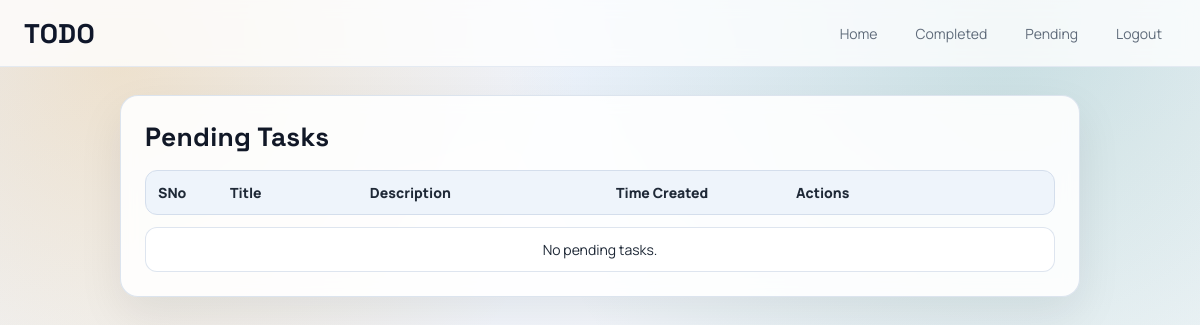
The app's page /pending (signed in), older data.
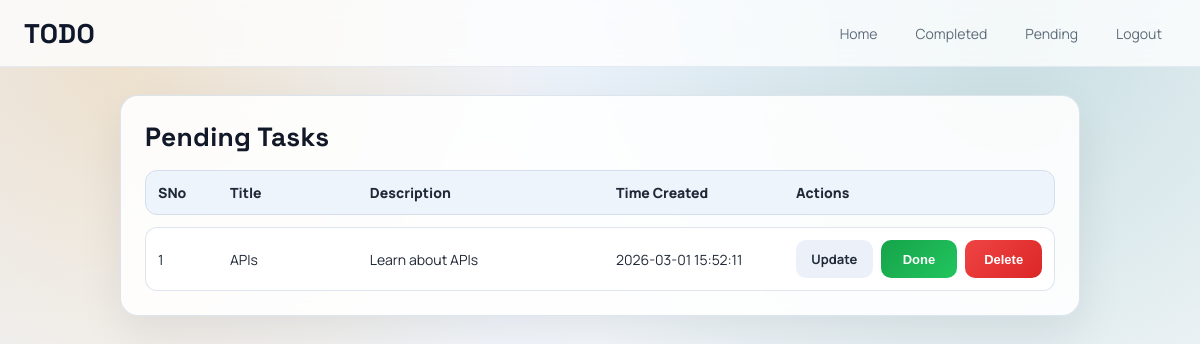
The same page, newer data.
### app.py (models this page shows, shortened)
class Task(db.Model):
    sno = db.Column(db.Integer, primary_key=True)
    title = db.Column(db.String(200), nullable=False)
    desc = db.Column(db.String(500), nullable=False)
    user_id = db.Column(
        db.Integer,
        db.ForeignKey("user.id"),
        nullable=False
        )
    completed = db.Column(db.Boolean, nullable=False, default=False)
    date_created = db.Column(db.DateTime, default=db.func.current_timestamp())

### app.py (the view)
@app.route("/pending")
def pending():
    if "user_id" not in session:
        return redirect("/login")
    pending_tasks = Task.query.filter_by(user_id=session["user_id"], completed=False).all()
    return render_template("pending.html", pending_tasks=pending_tasks)

### templates/pending.html (shortened to what this page needs)
{% extends 'base.html' %}
{% block body %}
<section class="recent_tasks">
    <h2>Pending Tasks</h2>
    <div class="task_table">
        <div class="task_row task_header">
            <div class="task_cell">SNo</div>
            <div class="task_cell">Title</div>
            <div class="task_cell">Description</div>
            <div class="task_cell">Time Created</div>
            <div class="task_cell">Actions</div>
        </div>
        <ul class="task_list">
            {% if pending_tasks %}
            {% for task in pending_tasks %}
            <li class="task_row">
                <div class="task_cell">{{ loop.index }}</div>
                <div class="task_cell">{{ task.title }}</div>
                <div class="task_cell">{{ task.desc }}</div>
                <div class="task_cell">{{ task.date_created }}</div>
                <div class="task_cell">
                    <div class="task_actions">
                        <a href="/update/{{ task.sno }}" class="btn btn_secondary">Update</a>
                        <form action="/complete/{{ task.sno }}" method="POST">
                            <button type="submit" class="btn btn_done">Done</button>
                        </form>
                        <form action="/delete/{{ task.sno }}" method="POST">
                            <button type="submit" class="btn btn_delete">Delete</button>
                        </form>
                    </div>
                </div>
            </li>
            {% endfor %}
            {% else %}
            <li class="task_row task_empty">
                <div class="task_cell" aria-live="polite">No pending tasks.</div>
            </li>
            {% endif %}
        </ul>
    </div>
</section>
{% endblock body %}

Row changes from the older to the newer data that the page shows:
added Task: title "APIs", desc "Learn about APIs", date_created "2026-03-01 15:52:11"
Text that changed along with them:
text no longer shown: "No pending tasks."
